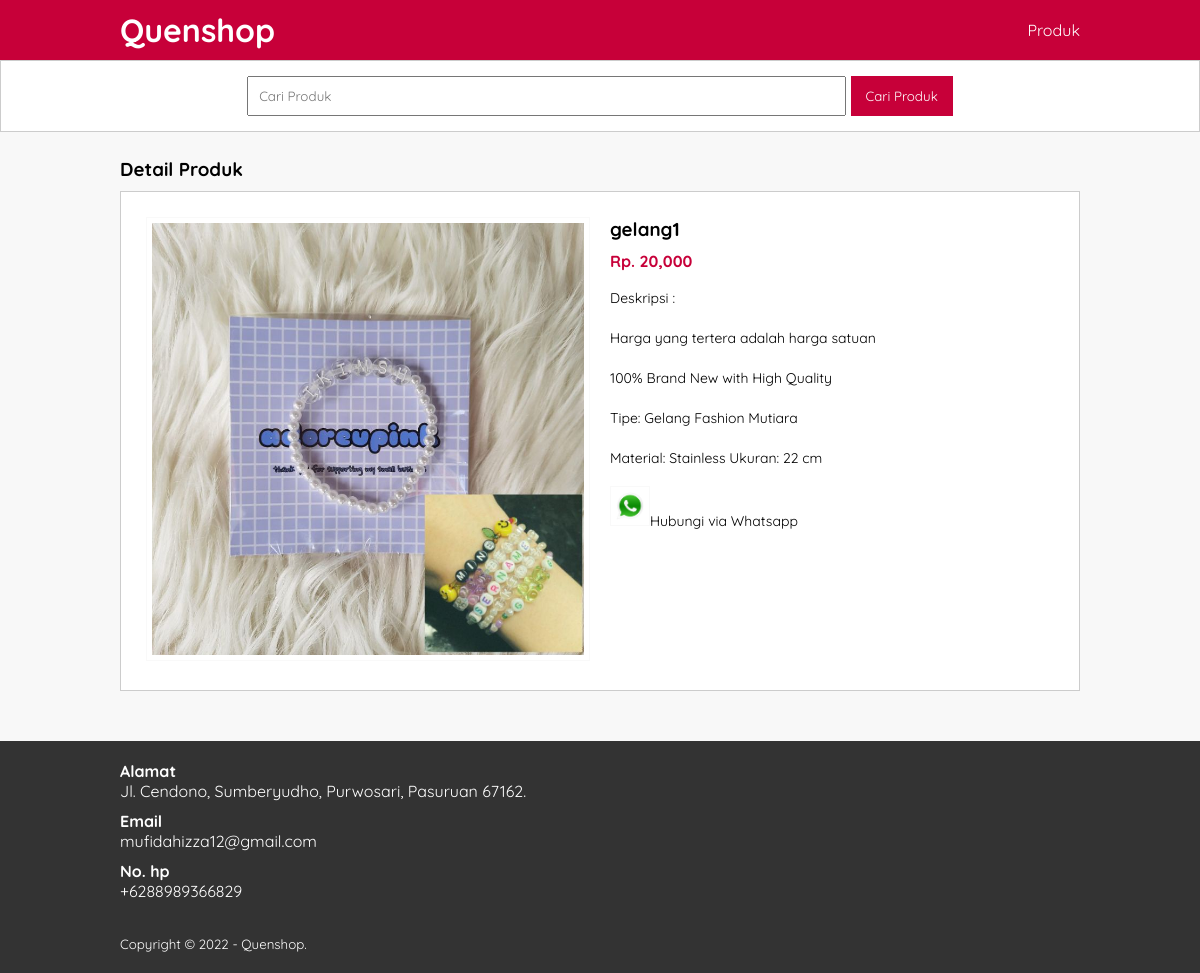
/detail-produk.php?id=17, run on the app's committed database.
### tables this page shows
CREATE TABLE `tb_product` (
  `product_id` int(11) NOT NULL,
  `category_id` int(11) NOT NULL,
  `product_name` varchar(100) NOT NULL,
  `product_price` int(11) NOT NULL,
  `product_description` text NOT NULL,
  `product_image` varchar(100) NOT NULL,
  `product_status` tinyint(1) NOT NULL,
  `date_created` timestamp NOT NULL DEFAULT current_timestamp()
);

### detail-produk.php (the view, shortened to what this page needs)
<?php
     include 'db.php';
     $kontak = mysqli_query($conn, "SELECT admin_telp, admin_email, admin_address FROM tb_admin WHERE admin_id =1");
     $a = mysqli_fetch_object($kontak);
     $produk = mysqli_query($conn, "SELECT * FROM tb_product WHERE product_id = '".$_GET['id']."' ");
     $p = mysqli_fetch_object($produk);
?>
<!DOCTYPE html>
<html>
<head>
	<link rel="stylesheet" type="text/css" href="css/style.css">
</head>
<body>
   <header>
   	<div class="container">
   	   <h1><a href="index.php">Quenshop</a></h1>
   	   <ul>
   		    <li><a href="produk.php">Produk</a></li>
   	   </ul>
      </div>
   </header>
   <div class="search">
      <div class="container">
         <form action="produk.php">
            <input type="text" name="search" placeholder="Cari Produk" value="<?php echo $_GET['search'] ?>">
            <input type="submit" name="cari" value="Cari Produk">
         </form>
       </div>
   </div>
   <div class="section">
      <div class="container">
         <h3>Detail Produk</h3>
         <div class="box">
            <div class="col-2">
               <img src="produk/<?php echo $p->product_image ?>" width="100%">
            </div>
            <div class="col-2">
               <h3><?php echo $p->product_name ?></h3>
               <h4>Rp. <?php echo number_format($p->product_price) ?></h4>
               <p>Deskripsi :<br>
                    <?php echo $p->product_description ?>
               </p>
               <p><a href="https://api.whatsapp.com/send?phone=<?php echo $a->admin_telp ?>&text=Hallo, Saya tertarik dengan produk Anda." target="_blank"><img src="img/ikon_wa.png" width="40px">Hubungi via Whatsapp</a></p>
            </div>
         </div>
      </div>
   </div>
   <div class="footer">
      <div class="container">
         <h4>Alamat</h4>
         <p><?php echo $a->admin_address ?></p>
         <h4>Email</h4>
         <p><?php echo $a->admin_email ?></p>
         <h4>No. hp</h4>
         <p><?php echo $a->admin_telp ?></p>
         <small>Copyright &copy; 2022 - Quenshop.</small>
      </div>
   </div>
</body>
</html>

### css/style.css (style rules this page uses)
* { padding:0; margin:0; font-family: 'Quicksand', sans-serif; }
body { background-color: #f8f8f8; }
a { color: inherit; text-decoration: none; }
header { background-color: #C70039; color: #fff; }
header h1 { float: left; padding:10px 0; }
header ul { float: right; }
header ul li { display: inline-block; }
header ul li a { padding: 20px 0 20px 15px; display: inline-block; }
.container { width: 80%; margin:0 auto; }
.container:after { content: ''; display: block; clear: both; }
.section { padding:25px 0; }
.box { background-color: #fff; border:1px solid #ccc; padding:15px; box-sizing: border-box; margin:10px 0 25px 0; }
.box:after { content: ''; display: block; clear: both; }
.search { padding:15px 0; background-color: #fff; border:1px solid #ccc; text-align: center; }
.search input[type=text] { width: 60%; padding:10px; }
.search input[type=submit] { padding:12px 15px; background-color: #c70039; color:#fff; border:none; cursor: pointer; }
.footer { padding: 20px 0; background-color: #333; color: #fff; text-align: left; }
.footer p { margin-bottom: 10px; }
.footer small { margin-top: 25px; display: inline-block; }
.col-2 { width: 50%; min-height: 200px; padding:10px; box-sizing: border-box; float: left; }
.col-2 img { border:1px solid #f9f9f9; padding:5px; box-sizing: border-box; }
.col-2 h3 { margin-bottom: 10px; }
.col-2 h4 { color: #c70039; }
.col-2 p { margin:15px 0; text-align: justify; line-height: 25px; font-size:14px; }

### data on the page
tb_product: product_image (picture), product_name "gelang1", product_price "20,000", product_description "Harga yang tertera adalah harga satuan 100% Brand New with High Quality Tipe: Gelang Fashion Mutiara Material: Stainless Ukuran: 22 cm"

### other printed values
$a->admin_address "Jl. Cendono, Sumberyudho, Purwosari, Pasuruan 67162."
$a->admin_email "mufidahizza12@gmail.com"
$a->admin_telp "+6288989366829"
